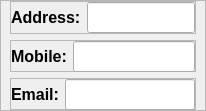
                 <widget class="QFrame" name="frame_13">
                  <property name="minimumSize">
                   <size>
                    <width>120</width>
                    <height>111</height>
                   </size>
                  </property>
                  <property name="maximumSize">
                   <size>
                    <width>16777215</width>
                    <height>111</height>
                   </size>
                  </property>
                  <property name="frameShape">
                   <enum>QFrame::StyledPanel</enum>
                  </property>
                  <property name="frameShadow">
                   <enum>QFrame::Raised</enum>
                  </property>
                  <layout class="QVBoxLayout" name="verticalLayout_9">
                   <property name="leftMargin">
                    <number>9</number>
                   </property>
                   <property name="topMargin">
                    <number>0</number>
                   </property>
                   <property name="rightMargin">
                    <number>9</number>
                   </property>
                   <property name="bottomMargin">
                    <number>0</number>
                   </property>
                   <item>
                    <widget class="QFrame" name="frame_27">
                     <property name="frameShape">
                      <enum>QFrame::StyledPanel</enum>
                     </property>
                     <property name="frameShadow">
                      <enum>QFrame::Raised</enum>
                     </property>
                     <layout class="QHBoxLayout" name="horizontalLayout_21">
                      <property name="leftMargin">
                       <number>0</number>
                      </property>
                      <property name="topMargin">
                       <number>0</number>
                      </property>
                      <property name="rightMargin">
                       <number>0</number>
                      </property>
                      <property name="bottomMargin">
                       <number>0</number>
                      </property>
                      <item>
                       <widget class="QLabel" name="label_19">
                        <property name="font">
                         <font>
                          <pointsize>12</pointsize>
                          <bold>true</bold>
                         </font>
                        </property>
                        <property name="text">
                         <string>Address:</string>
                        </property>
                       </widget>
                      </item>
                      <item>
                       <widget class="QLineEdit" name="address_display">
                        <property name="minimumSize">
                         <size>
                          <width>0</width>
                          <height>31</height>
                         </size>
                        </property>
                        <property name="styleSheet">
                         <string notr="true"/>
                        </property>
                        <property name="text">
                         <string/>
                        </property>
                       </widget>
                      </item>
                     </layout>
                    </widget>
                   </item>
                   <item>
                    <widget class="QFrame" name="frame_28">
                     <property name="frameShape">
                      <enum>QFrame::StyledPanel</enum>
                     </property>
                     <property name="frameShadow">
                      <enum>QFrame::Raised</enum>
                     </property>
                     <layout class="QHBoxLayout" name="horizontalLayout_22">
                      <property name="leftMargin">
                       <number>0</number>
                      </property>
                      <property name="topMargin">
                       <number>0</number>
                      </property>
                      <property name="rightMargin">
                       <number>0</number>
                      </property>
                      <property name="bottomMargin">
                       <number>0</number>
                      </property>
                      <item>
                       <widget class="QLabel" name="label_20">
                        <property name="font">
                         <font>
                          <pointsize>12</pointsize>
                          <bold>true</bold>
                         </font>
                        </property>
                        <property name="text">
                         <string>Mobile:</string>
                        </property>
                       </widget>
                      </item>
                      <item>
                       <widget class="QLineEdit" name="mobile_display">
                        <property name="minimumSize">
                         <size>
                          <width>0</width>
                          <height>31</height>
                         </size>
                        </property>
                        <property name="styleSheet">
                         <string notr="true"/>
                        </property>
                        <property name="text">
                         <string/>
                        </property>
                       </widget>
                      </item>
                     </layout>
                    </widget>
                   </item>
                   <item>
                    <widget class="QFrame" name="frame_29">
                     <property name="frameShape">
                      <enum>QFrame::StyledPanel</enum>
                     </property>
                     <property name="frameShadow">
                      <enum>QFrame::Raised</enum>
                     </property>
                     <layout class="QHBoxLayout" name="horizontalLayout_23">
                      <property name="leftMargin">
                       <number>0</number>
                      </property>
                      <property name="topMargin">
                       <number>0</number>
                      </property>
                      <property name="rightMargin">
                       <number>0</number>
                      </property>
                      <property name="bottomMargin">
                       <number>0</number>
                      </property>
                      <item>
                       <widget class="QLabel" name="label_21">
                        <property name="font">
                         <font>
                          <pointsize>12</pointsize>
                          <bold>true</bold>
                         </font>
                        </property>
                        <property name="text">
                         <string>Email:</string>
                        </property>
                       </widget>
                      </item>
                      <item>
                       <widget class="QLineEdit" name="email_display">
                        <property name="minimumSize">
                         <size>
                          <width>0</width>
                          <height>31</height>
                         </size>
                        </property>
                        <property name="styleSheet">
                         <string notr="true"/>
                        </property>
                        <property name="text">
                         <string/>
                        </property>
                       </widget>
                      </item>
                     </layout>
                    </widget>
                   </item>
                  </layout>
                 </widget>
